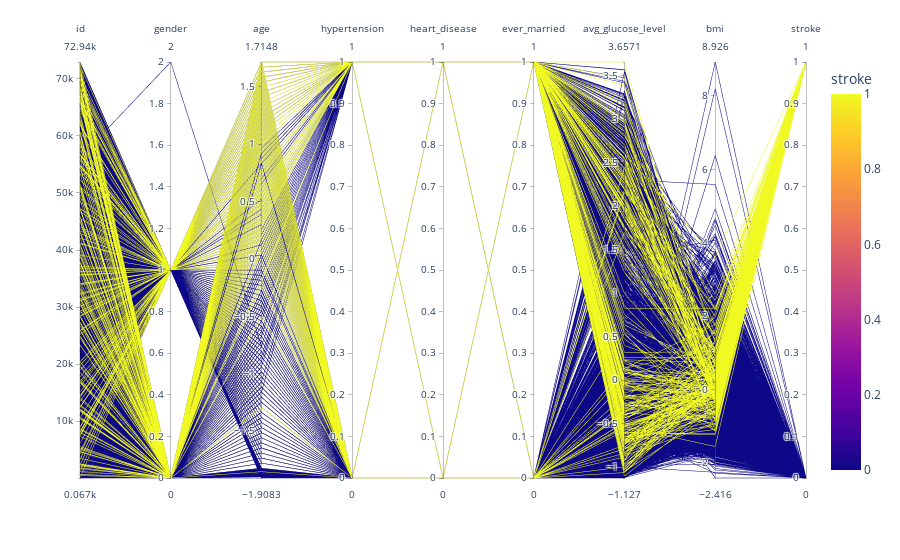

The notebook cell saved with this chart:
### Markdown cell above
### Extra point 🌟 optional 
> Parallel Coordinates Plot, also known as a Parallel Coordinate Plot or PCP, is a multivariate data visualization technique used to display and explore relationships among multiple numeric variables. It's particularly useful for visualizing high-dimensional datasets and identifying patterns, trends, or outliers within the data.
1. **Vertical Axes:** Each numeric variable in your dataset is represented by a vertical axis or a parallel line on the plot. These axes are parallel to each other and equally spaced horizontally.
2. **Data Lines:** Data points in your dataset are represented as lines that connect values for each variable along the respective axes. Each line represents an individual data point, and its path along the axes reveals how that data point's values compare across variables.

**Interpreting a Parallel Coordinates Plot:**

- **Patterns:** Parallel Coordinates Plots are excellent for identifying patterns in your data. Patterns may manifest as lines that follow a specific trajectory or show clustering of data points.
- **Outliers:** Outliers are data points that deviate significantly from the norm. In a Parallel Coordinates Plot, they often appear as lines that stand out from the majority of the data.
- **Correlations:** By examining how lines move in relation to each other, you can infer correlations or dependencies between variables. Variables that move together or exhibit similar trends suggest a positive correlation, while those moving in opposite directions suggest a negative correlation.

**Customization and Tips:**

- **Normalization:** Since variables may have different scales or units, it's common to normalize the data before creating a Parallel Coordinates Plot to ensure fair comparison.
- **Color Mapping:** You can use color to differentiate between different categories or groups within your dataset. Each category can be represented by a unique color for the lines, making it easier to distinguish patterns.
- **Axis Reordering:** You can reorder the axes to highlight specific patterns or emphasize certain variables.
- **Interactive Plots:** Some visualization libraries and tools allow for interactive Parallel Coordinates Plots, enabling you to filter, zoom, and explore the data dynamically.

### Code cell
import plotly.express as px
#TODO Create a parallel coordinates plot
fig = px.parallel_coordinates(bf, color='stroke')

# Show the plot
fig.show()

### Figure 1 — Plotly figure (JSON) as saved in the notebook; plotly's stock layout.template omitted (floating-point values rounded to 4 significant figures; data arrays with more than 128 entries replaced by an {"elided": "..."} marker saying what was removed)
{"data": [{"dimensions": [{"label": "id", "values": {"elided": "5110 int values"}}, {"label": "gender", "values": {"elided": "5110 int values"}}, {"label": "age", "values": {"elided": "5110 float values"}}, {"label": "hypertension", "values": {"elided": "5110 int values"}}, {"label": "heart_disease", "values": {"elided": "5110 int values"}}, {"label": "ever_married", "values": {"elided": "5110 int values"}}, {"label": "avg_glucose_level", "values": {"elided": "5110 float values"}}, {"label": "bmi", "values": {"elided": "5110 float values"}}, {"label": "stroke", "values": {"elided": "5110 int values"}}], "domain": {"x": [0, 1], "y": [0, 1]}, "line": {"color": {"elided": "5110 int values"}, "coloraxis": "coloraxis"}, "name": "", "type": "parcoords"}], "layout": {"coloraxis": {"colorbar": {"title": {"text": "stroke"}}, "colorscale": [[0, "#0d0887"], [0.1111, "#46039f"], [0.2222, "#7201a8"], [0.3333, "#9c179e"], [0.4444, "#bd3786"], [0.5556, "#d8576b"], [0.6667, "#ed7953"], [0.7778, "#fb9f3a"], [0.8889, "#fdca26"], [1, "#f0f921"]]}, "legend": {"tracegroupgap": 0}, "margin": {"t": 60}}}
